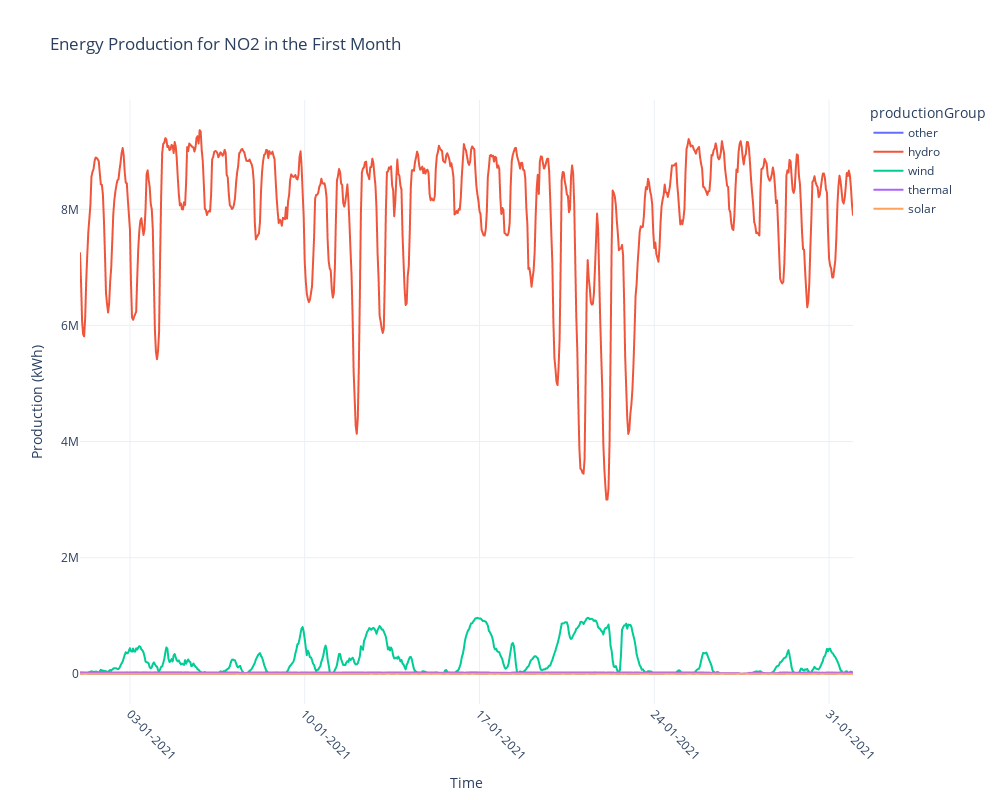

The notebook cell this image was saved under:
### Code cell
import plotly.express as px

# Creating the line plot using Plotly Express
fig = px.line(pandas_df_line,  x="startTime",  y="Quantity(Kwh)",  
    color="productionGroup", title=f"Energy Production for {chosen_area} in the First Month",  
    labels={"startTime": "Time", "Quantity(Kwh)": "Production (kWh)"},template="plotly_white")

# Customizing the plot size (making it more broad for my convenience)
fig.update_layout(width=1000,  height=800)

# Customizing the x-axis for better readability
fig.update_xaxes(tickformat='%d-%m-%Y', tickangle=45)

# Showing the plot
fig.show()

### Figure 1 — Plotly figure (JSON) as saved in the notebook; plotly's stock layout.template omitted (floating-point values rounded to 4 significant figures; data arrays with more than 128 entries replaced by an {"elided": "..."} marker saying what was removed)
{"data": [{"hovertemplate": "productionGroup=other<br>Time=%{x}<br>Production (kWh)=%{y}<extra></extra>", "legendgroup": "other", "line": {"color": "#636efa", "dash": "solid"}, "marker": {"symbol": "circle"}, "mode": "lines", "name": "other", "showlegend": true, "type": "scattergl", "x": {"elided": "744 str values"}, "xaxis": "x", "y": {"elided": "744 float values"}, "yaxis": "y"}, {"hovertemplate": "productionGroup=hydro<br>Time=%{x}<br>Production (kWh)=%{y}<extra></extra>", "legendgroup": "hydro", "line": {"color": "#EF553B", "dash": "solid"}, "marker": {"symbol": "circle"}, "mode": "lines", "name": "hydro", "showlegend": true, "type": "scattergl", "x": {"elided": "744 str values"}, "xaxis": "x", "y": {"elided": "744 float values"}, "yaxis": "y"}, {"hovertemplate": "productionGroup=wind<br>Time=%{x}<br>Production (kWh)=%{y}<extra></extra>", "legendgroup": "wind", "line": {"color": "#00cc96", "dash": "solid"}, "marker": {"symbol": "circle"}, "mode": "lines", "name": "wind", "showlegend": true, "type": "scattergl", "x": {"elided": "744 str values"}, "xaxis": "x", "y": {"elided": "744 float values"}, "yaxis": "y"}, {"hovertemplate": "productionGroup=thermal<br>Time=%{x}<br>Production (kWh)=%{y}<extra></extra>", "legendgroup": "thermal", "line": {"color": "#ab63fa", "dash": "solid"}, "marker": {"symbol": "circle"}, "mode": "lines", "name": "thermal", "showlegend": true, "type": "scattergl", "x": {"elided": "744 str values"}, "xaxis": "x", "y": {"elided": "744 float values"}, "yaxis": "y"}, {"hovertemplate": "productionGroup=solar<br>Time=%{x}<br>Production (kWh)=%{y}<extra></extra>", "legendgroup": "solar", "line": {"color": "#FFA15A", "dash": "solid"}, "marker": {"symbol": "circle"}, "mode": "lines", "name": "solar", "showlegend": true, "type": "scattergl", "x": {"elided": "744 str values"}, "xaxis": "x", "y": {"elided": "744 float values"}, "yaxis": "y"}], "layout": {"height": 800, "legend": {"title": {"text": "productionGroup"}, "tracegroupgap": 0}, "title": {"text": "Energy Production for NO2 in the First Month"}, "width": 1000, "xaxis": {"anchor": "y", "domain": [0, 1], "tickangle": 45, "tickformat": "%d-%m-%Y", "title": {"text": "Time"}}, "yaxis": {"anchor": "x", "domain": [0, 1], "title": {"text": "Production (kWh)"}}}}
